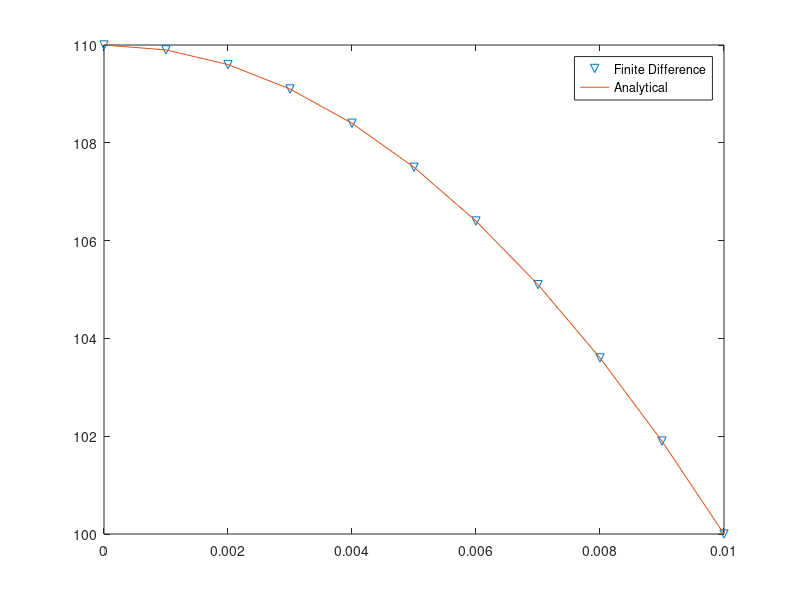

The MATLAB source for this figure:
clc
clear all

L = 0.01;
dx = 0.001;
x = 0:dx:L;

N = length(x);
A=zeros(N,N);   %create NxN matrix for A, initial value is zero for all elements
b = zeros(N,1); %create Nx1 b vector, initial value is all zero. 
Tx = (-(10^5)*x.^2)+110;    %analytical solution
%solve for T

%using first order for left boundary has high error. Use second order for
%better curve fit
%f_iPrime = (-f_i+2 + 4*f_i+1 - 3*f_i)/(2*dx)
%A(1,:) = [-1 1 0 0 0 0 0 0 0 0 0]
A(1,:) = [-3 4 -1 0 0 0 0 0 0 0 0];
for i = 2:N-1
   A(i,i-1) = 1;
   A(i,i) = -2;
   A(i,i+1) = 1;
end 
A(11,:) = [0 0 0 0 0 0 0 0 0 0 1];

b(:) = -(2*10^5)*(dx)^2;
b(11) = 100;
b(1) = 0;
b

T = A\b;
plot(x,T,'v',x,Tx);
legend('Finite Difference','Analytical');
hold on
